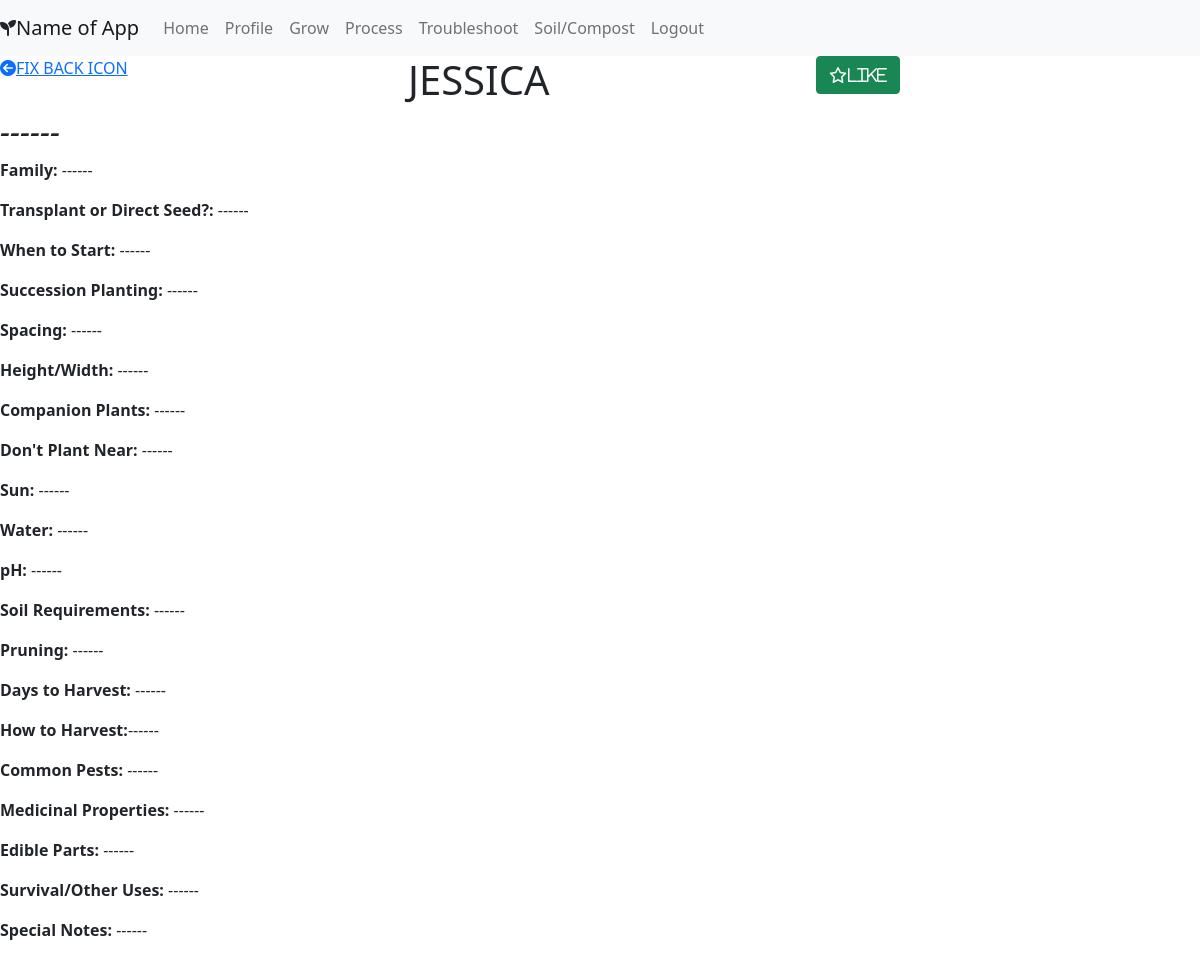
The app's page /grow/details/28 (signed in), older data.
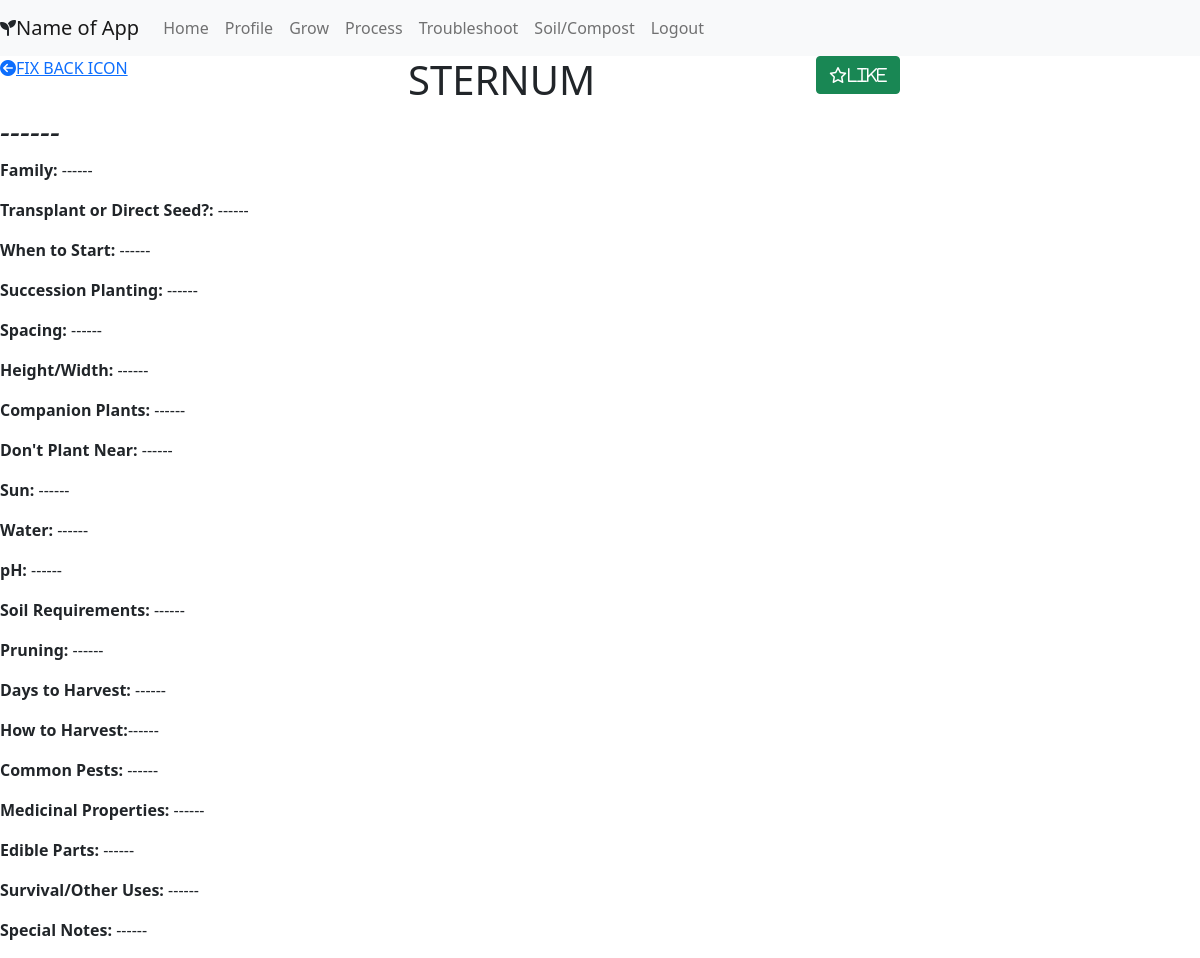
The same page, newer data.
### portfolio/models.py (models this page shows, shortened)
class Plant(models.Model):
    users_like = models.ManyToManyField(User, related_name = "plants_liked")
    category = models.CharField(max_length = 45)
    name = models.CharField(max_length = 45)
    plant_pic = models.ImageField(upload_to=None, height_field=None, width_field=None, max_length=100, blank=True, null=True)
    latin_name = models.CharField(max_length = 45, null=True)
    family=models.CharField(max_length = 45, null=True)
    transplant_or_ds = models.CharField(max_length = 255, null=True)
    start = models.CharField(max_length = 255, null=True)
    succession_planting = models.TextField(null = True)
    spacing = models.CharField(max_length = 45, null=True)
    height_width = models.CharField(max_length = 45, null=True)
    companion_plants = models.TextField(null = True)
    dont_plant_near = models.TextField(null = True)
    sun = models.CharField(max_length = 45, null=True)
    water = models.CharField(max_length = 255, null=True)
    pH = models.CharField(max_length = 45, null=True)
    soil_reqs = models.TextField(null = True)
    pruning = models.TextField(null = True)
    days_to_harvest = models.CharField(max_length = 45, null=True)
    harvesting = models.TextField(null = True)
    common_pests = models.TextField(null = True)
    medicinal_props = models.TextField(null = True)
    edibility = models.TextField(null = True)
    other_uses = models.TextField(null = True)
    specific_notes = models.TextField(null = True)
    created_at = models.DateTimeField(auto_now_add=True)
    updated_at = models.DateTimeField(auto_now=True)
    objects = PlantManager()

### portfolio/views.py (the view)
# urls.py: path('grow/details/<int:plant_id>', views.plant_details),
def plant_details(request, plant_id):
    context={
        'current_user' : User.objects.get(id = request.session['user_id']),
        'plant' : Plant.objects.get(id=plant_id),
    }
    return render(request, 'plant_details.html', context)

### portfolio/templates/plant_details.html (shortened to what this page needs)
<!DOCTYPE html>
<html lang="en">
<head>
    <link href="https://cdn.jsdelivr.net/npm/bootstrap@5.0.0-beta3/dist/css/bootstrap.min.css" rel="stylesheet"
>
    <link rel="stylesheet" href="https://cdn.jsdelivr.net/npm/bootstrap-icons@1.4.1/font/bootstrap-icons.css">
    {% load static %}
    <link rel="stylesheet" href="{% static 'css/styles.css' %}">
</head>
<body>
    <div>
        <nav class="navbar navbar-expand-lg navbar-light bg-light sticky-top">
            <i class="fas fa-seedling"></i><a class="navbar-brand" href="/home"> Name of App</a>
            <div class="collapse navbar-collapse" id="navbarNavAltMarkup">
                <div class="navbar-nav">
                    <a class="nav-item nav-link" href="/home">Home</a>
                    <a class="nav-item nav-link" href="/profile/{{current_user.id}}">Profile</a>
                    <a class="nav-item nav-link" href="/grow">Grow</a>
                    <a class="nav-item nav-link" href="/process">Process</a>
                    <a class="nav-item nav-link" href="#">Troubleshoot</a>
                    <a class="nav-item nav-link" href="/soil">Soil/Compost</a>
                    <a class="nav-item nav-link" href="/logout">Logout</a>
                </div>
            </div>
        </nav>
    </div>
    <div container="fluid">
        <div class="row">
            <div class="col-4">
                <a href="javascript:history.back()"><i class="fa-solid fa-circle-arrow-left"></i>FIX BACK ICON</a>
            </div>
            <div class="col-4">
                <h1 style="display: inline-block;">{{plant.name}}</h1>
            </div>
            <div class="col-4">
                <form action="/plant/{{plant.id}}/like" method="POST">
                    <button class="btn btn-success btn-md" type="submit" value="Like Plant"><i class="far fa-star">Like</i>
                        </button>
                </form>
            </div>
        </div>
    </div>
        <h2><em>{{plant.latin_name}}</em></h2>
        <p><strong>Family: </strong> {{plant.family}}</p>
        <p><strong>Transplant or Direct Seed?: </strong> {{plant.transplant_or_ds}}</p>
        <p><strong>When to Start: </strong> {{plant.start}}</p>
        <p><strong>Succession Planting: </strong> {{plant.succession_planting}}</p>
        <p><strong>Spacing: </strong>{{plant.spacing}}</p>
        <p><strong>Height/Width: </strong>{{plant.height_width}}</p>
        <p><strong>Companion Plants: </strong> {{plant.companion_plants}}</p>
        <p><strong>Don't Plant Near: </strong> {{plant.dont_plant_near}}</p>
        <p><strong>Sun: </strong> {{plant.sun}}</p>
        <p><strong>Water: </strong> {{plant.water}}</p>
        <p><strong>pH: </strong> {{plant.pH}}</p>
        <p><strong>Soil Requirements: </strong>{{plant.soil_reqs}}</p>
        <p><strong>Pruning: </strong> {{plant.pruning}}</p>
        <p><strong>Days to Harvest: </strong>{{plant.days_to_harvest}}</p>
        <p><strong>How to Harvest:</strong>{{plant.harvesting}}</p>
        <p><strong>Common Pests: </strong> {{plant.common_pests}}</p>
        <p><strong>Medicinal Properties: </strong> {{plant.medicinal_props}}</p>
        <p><strong>Edible Parts: </strong> {{plant.edibility}}</p>
        <p><strong>Survival/Other Uses: </strong> {{plant.other_uses}} </p>
        <p><strong>Special Notes: </strong> {{plant.specific_notes}}</p>
</body>
</html>

Row changes from the older to the newer data that the page shows:
changed Plant: name "JESSICA" → "STERNUM"
